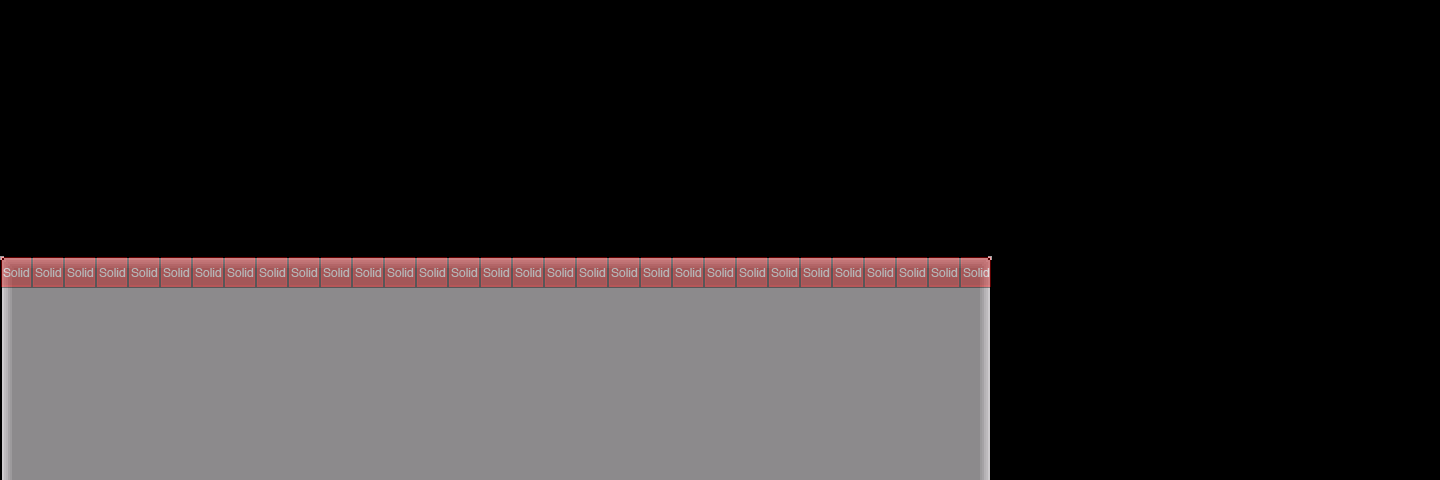

Tiled map render using the project's own tile images. Description and the map definition, with tile-layer contents summarised, below:
An orthogonal 45x15 tile map with 32x32 px tiles, 2 tile layers (Tile Layer 1, collision), 2 tilesets and 1 object (mainPlayer).

<map version="1.0" orientation="orthogonal" width="45" height="15" tilewidth="32" tileheight="32">
 <properties>
  <property name="background_color" value="#00C0FF" />
 </properties>
 <tileset firstgid="1" name="testTile" tilewidth="32" tileheight="32">
  <image source="../tilesets/testTile.png" width="96" height="96" />
 </tileset>
 <tileset firstgid="10" name="metatiles32x32" tilewidth="32" tileheight="32">
  <image source="../tilesets/metatiles32x32.png" width="160" height="32" />
  <tile id="0">
   <properties>
    <property name="type" value="solid" />
   </properties>
  </tile>
 </tileset>
 <layer name="Tile Layer 1" width="45" height="15">
  <data>[675 cells, 217 non-empty, 6 distinct tile ids]</data>
 </layer>
 <objectgroup name="Player Layer" width="45" height="15">
  <object name="mainPlayer" x="60" y="149" width="45" height="81">
   <properties>
    <property name="image" value="player_run_right" />
    <property name="spritewidth" value="72" />
   </properties>
  </object>
 </objectgroup>
 <layer name="collision" width="45" height="15" opacity="0.37">
  <data>[675 cells, 31 non-empty, 1 distinct tile ids]</data>
 </layer>
</map>
